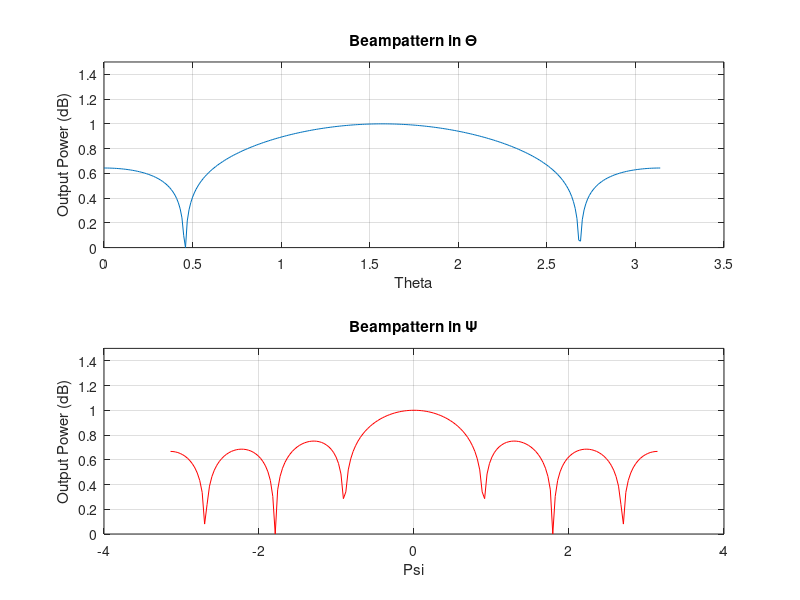

MATLAB code to generate this figure:
%% 6.056 HW 1
%% Kathryn Fung
%% Collab with: Matt Flores, Nic Swanda, Pete Ventola

clear all
close all
clc

% Problem 1.1: see document
% Problem 1.2: see document
% Problem 1.3: see document

% Problem 2: Creating a 7 element array
N = 7;  % Number of elements
lambda= 2; % arbitrary wavelength for fun
D = lambda/2; % Element spacing (m)
phi_s = 90;    % steering angle
theta_0 = 90; % broadside, coming in

% Here's what our array looks like
% ula = phased.ULA('NumElements',N,'ElementSpacing',D,'ArrayAxis','z');   % just for visual
% figure(1)
% viewArray(ula,'Title','Uniform Linear Array (ULA)')

fc = 1e9;   % i can make this whatever i want
% uniform weighting
w = [ 1/7 1/7 1/7 1/7 1/7 1/7 1/7]; % all on
% w = [ 0 1/7 1/7 1/7 1/7 1/7 1/7]; % first out
% w = [ 1/7 1/7 0 1/7 1/7 1/7 1/7]; % third out
% w = [ 1/7 1/7 0 0 1/7 0 1/7]; % 3/4/6 out
% w = [ 1/7 0 1/7 0 1/7 0 1/7]; % 2/4/6 out

%c = 1525;   % water soundspeed, why not
% resp = ula(fc,ang)    % some built in function
% for weighting, all uniform
% to turn off an element, change weight to 0

N=7;                        % Number of elements
D=[-(N-1)/2:1:(N-1)/2].';   % Distance, column vector
%w = [ones(N,1)]/N;          % weight of 1/N (1/7), unifrom

theta = [0:0.01:pi];        % vecotr of thetas from 0 to pi
psi = [-1:0.01:1]*pi;       % vector of psis from -pi to pi

v_psi = exp(1i*D*psi);           % vector of vs e^j*D*psi
% CHECK ON THIS
v_theta = exp(1i*D*cos(theta));           % vector of vs e^j*D*theta DO I NEED COS OR NOT

B_psi = w*v_psi;                   % weights times vector v
B_theta = w*v_theta;
B_theta = 10*log10(abs(B_theta).^2);
B_psi = 10*log10(abs(B_psi).^2);

%%
figure(2);
% This plots the instantaneous power for every element (N waveforms).
subplot(2,1,1)
plot(theta,normalize(B_theta,'range'));
 ylim([0 1.5]);
%xlim([0 pi]);
grid on;
title('Beampattern in \Theta');
xlabel('Theta');
ylabel('Output Power (dB)');
%
% hold on;
subplot(2,1,2)
plot(psi,normalize(B_psi,'range'),'r');
grid on;
ylim([0 1.5]);
%xlim([-90 90]);
title('Beampattern in \Psi');
xlabel('Psi');
ylabel('Output Power (dB)');
%tightfig;








